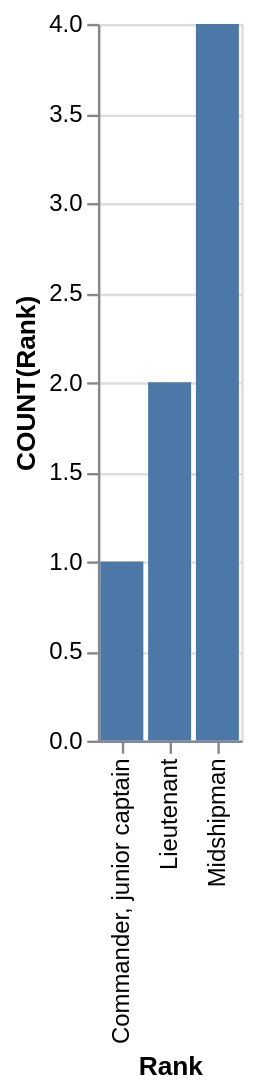

This figure's Vega-Lite source:
### Vega-Lite specification from a JSON file in a GitHub repository (floating-point values rounded to 4 significant figures)
{"data": {"values": [{"x_data": "Commander, junior captain", "y_data": 1}, {"x_data": "Lieutenant", "y_data": 2}, {"x_data": "Midshipman", "y_data": 4}]}, "mark": "bar", "encoding": {"x": {"field": "x_data", "type": "nominal", "title": "Rank", "sort": {"op": "sum", "field": "y_data", "order": "ascending"}}, "y": {"field": "y_data", "type": "quantitative", "title": "COUNT(Rank)"}}}
